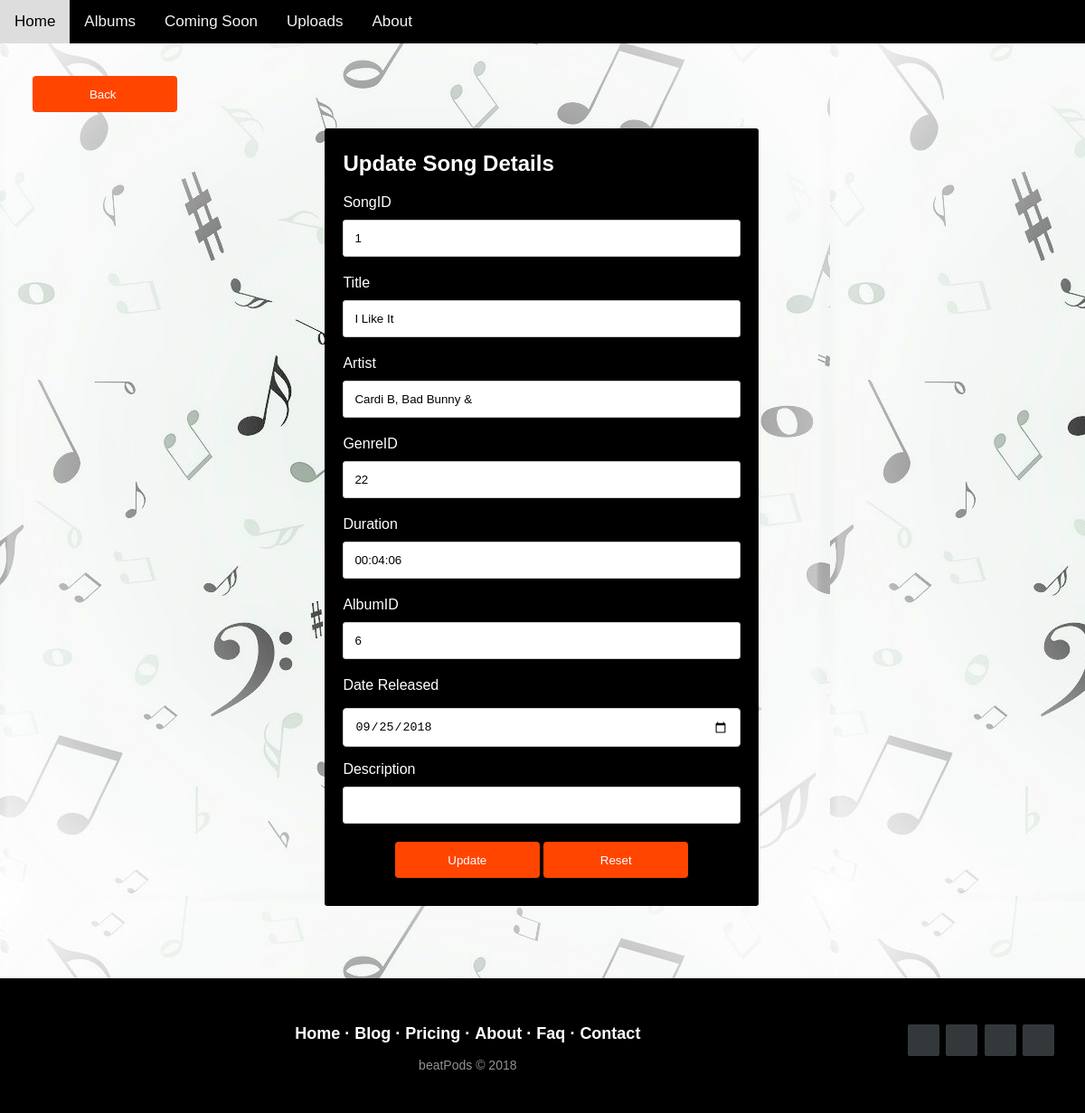
The page /edit_song.php?SongID=1 on the database its author committed.
### tables this page shows
CREATE TABLE `song` (
  `SongID` int(11) NOT NULL,
  `Title` varchar(20) NOT NULL,
  `Artist` varchar(50) NOT NULL,
  `GenreID` int(20) NOT NULL,
  `Duration` time NOT NULL,
  `AlbumID` int(20) DEFAULT NULL,
  `DateReleased` date NOT NULL,
  `Description` varchar(1000) NOT NULL,
  `CoverImage` varchar(255) NOT NULL,
  `Mp3` varchar(255) NOT NULL
);

### edit_song.php (the view, shortened to what this page needs)
<?php
	include("connection.php");
?>
<?php
$SongID = $_GET['SongID'];
$result = mysqli_query($con, "SELECT * FROM song WHERE SongID='$SongID'");
while($row = mysqli_fetch_array($result))
{
	$SongID = $row['SongID'];
	$Title = $row['Title'];
	$Artist = $row['Artist'];
	$GenreID = $row['GenreID'];
	$AlbumID = $row['AlbumID'];
	$Duration = $row['Duration'];
	$DateReleased = $row['DateReleased'];
	$Description = $row['Description'];
}
?>
<html>
<head>
	<link rel="stylesheet" type="text/css" href="styles/template.css">
	<link rel="stylesheet" type="text/css" href="styles/payment_details.css">
</head>
<body class="body">
<div id="navbar">
  <div class="header-right">
    <a href="#home">Home</a>
    <a href="#albums">Albums</a>
    <a href="#comings">Coming Soon</a>
    <a href="#uploads">Uploads</a>
    <a href="#about">About</a>
      <div class="image1">
                  <a href="#">
        </a>
                                    <a href="#">
        </a>
      </div>
    </div>
    </div>
	<br><br>&nbsp&nbsp&nbsp&nbsp&nbsp&nbsp&nbsp
	<input type="submit"  class="button_text" type="submit" name="add" value="Back "  onclick="window.location='index_song.php';"/>
	<br/><br/>
   <div class="row">
  <div class="col-50">
    <div class="container" style="margin-left:30%;margin-right:30%;background-color:black">
        <div class="row">
          <div class="col-50">
              <h2><span style="color:white">Update Song Details</span></h2>
	<form name="form1" method="post" action="edit_song.php">
				<label for="SongID">SongID</label>
				<input type="text" name="SongID" value="<?php echo $SongID;?>">
				<label for="SongID">Title</label>
				<input type="text" name="Title" value="<?php echo $Title;?>" required>
				<label for="SongID">Artist</label>
			<input type="text" name="Artist" value="<?php echo $Artist;?>"required>
			<label for="SongID">GenreID</label>
				<input type="text" name="GenreID" value="<?php echo $GenreID;?>"required>
				<font style="color:white;">
				<label for="Duration">Duration</label>
				<input type="text" name="Duration" value="<?php echo $Duration;?>">
				<label for="AlbumID">AlbumID</label>
				<input type="text" name="AlbumID" value="<?php echo $AlbumID;?>" maxlength="100">
				<label for="Date Released">Date Released</label>
				<input type="date" name="DateReleased" value="<?php echo $DateReleased;?>">
				<label for="Description">Description</label>
				<input type="text" name="Description" value="<?php echo $Description;?>" maxlength="500">
	 </font>
				<div align="center">
				<input type="submit" name="update" value="Update"   class="button_text" >
			    <input type="reset" name="reset" value="Reset" class="button_text">
				</div>
	</form>
	</div>
	 </div>
        </div>
    </div>
 	<footer  class="footer-distributed">
			<div align="center" class="footer-right">
				<a href="https://www.facebook.com/"><i class="faq faq-facebook"></i></a>
				<a href="https://www.twitter.com/"><i class="faq faq-twitter"></i></a>
				<a href="https://www.linkedin.com/"><i class="faq faq-linkedin"></i></a>
				<a href="https://www.github.com/"><i class="faq faq-github"></i></a>
			</div>
			<div align="center" class="footer-left">
				<p class="footer-links">
					<a href="#">Home</a>
					·
					<a href="#">Blog</a>
					·
					<a href="#">Pricing</a>
					·
					<a href="#">About</a>
					·
					<a href="#">Faq</a>
					·
					<a href="#">Contact</a>
				</p>
				<p>beatPods &copy; 2018</p>
			</div>
</footer>
</body>
</html>

### Styles/template.css (style rules this page uses)
.body { background-color: lightgrey; margin: 0; font-family: Arial, Helvetica, sans-serif, sans-serif; background-image: url(Images/image4.jpg); }
#navbar { overflow: hidden; background-color: black; z-index: 99; }
#navbar a { float: left; display: block; text-align: center; padding: 14px 16px; text-decoration: none; font-size: 17px; }
.footer-distributed { background-color: black; box-shadow: 0 1px 1px 0 rgba(0, 0, 0, 0.12); box-sizing: border-box; width: 100%; text-align: left; font: normal 16px sans-serif; padding: 45px 50px; margin-top: 80px; }
.footer-distributed .footer-left p { color: #8f9296; font-size: 14px; margin: 0; }
.footer-distributed p.footer-links { font-size:18px; font-weight: bold; color: #ffffff; margin: 0 0 10px; padding: 0; }
.footer-distributed p.footer-links a { display:inline-block; line-height: 1.8; text-decoration: none; color: inherit; }
.footer-distributed .footer-right { float: right; margin-top: 6px; max-width: 180px; }
.footer-distributed .footer-right a { display: inline-block; width: 35px; height: 35px; background-color: #33383b; border-radius: 2px; font-size: 20px; color: #ffffff; text-align: center; line-height: 35px; margin-left: 3px; }

### Styles/payment_details.css (style rules this page uses)
.body { background-color: lightgrey; margin: 0; font-family: Arial, Helvetica, sans-serif, sans-serif; background-image: url(Images/image4.jpg); }
#navbar { overflow: hidden; background-color: black; z-index: 99; }
#navbar a { float: left; display: block; color: #f2f2f2; text-align: center; padding: 14px 16px; text-decoration: none; font-size: 17px; }
* { box-sizing: border-box; }
.row { display: -ms-flexbox; display: flex; -ms-flex-wrap: wrap; flex-wrap: wrap; margin: 0 -16px; }
.col-50 { -ms-flex: 50%; flex: 50%; }
.col-25, .col-50, .col-75 { padding: 0 16px; }
.container { position: relative; background-color: darkgrey; padding: 5px 20px 15px 20px;*/ border: 1px solid lightgrey; border-radius: 3px; margin-left: 60%; margin-right: 60%; }
input[type=text] { width: 100%; margin-bottom: 20px; padding: 12px; border: 1px solid #ccc; border-radius: 3px; }
label { margin-bottom: 10px; display: block; color: white; }
a { color: #2196F3; }
.footer-distributed { background-color: black; box-shadow: 0 1px 1px 0 rgba(0, 0, 0, 0.12); box-sizing: border-box; width: 100%; text-align: left; font: normal 16px sans-serif; padding: 45px 50px; margin-top: 80px; }
.footer-distributed .footer-left p { color: #8f9296; font-size: 14px; margin: 0; }
.footer-distributed p.footer-links { font-size:18px; font-weight: bold; color: #ffffff; margin: 0 0 10px; padding: 0; }
.footer-distributed p.footer-links a { display:inline-block; line-height: 1.8; text-decoration: none; color: inherit; }
.footer-distributed .footer-right { float: right; margin-top: 6px; max-width: 180px; }
.footer-distributed .footer-right a { display: inline-block; width: 35px; height: 35px; background-color: #33383b; border-radius: 2px; font-size: 20px; color: #ffffff; text-align: center; line-height: 35px; margin-left: 3px; }

### edit_song.php (style rules this page uses)
input[type=submit], [type=reset] { background-color: #FF4500; color: white; padding: 12px 20px; border: none; border-radius: 4px; cursor: pointer; width:160px; height:40px; }

### rows shown on the page
song: SongID "1", Title "I Like It", Artist "Cardi B, Bad Bunny &", GenreID "22", Duration "00:04:06", AlbumID "6", DateReleased "09/25/2018"
